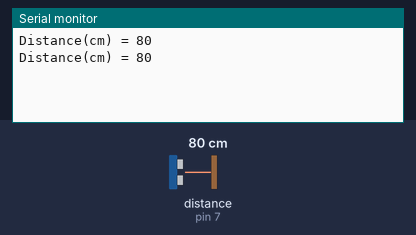
Recording of a sketch running on a simulated Arduino Uno, built with avr-gcc and run on an emulated ATmega328P. Shown: the last lines printed to the serial monitor. Wiring (inferred from the names in the program): ultrasonic range finder: trigger pin 8; echo pin 7. The inputs (shaded band) are chosen by the test bench; at power-on: distance to the obstacle (sensor on pin 7) 80 cm. The echo pulse lasts 58.3 µs per cm.

Above: at 1.8 s.
1.9 s: distance to the obstacle (sensor on pin 7) set to 2 cm
At 2.8 s:
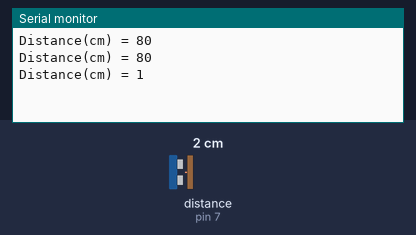
3.4 s: distance to the obstacle (sensor on pin 7) set to 4 cm
At 4.8 s:
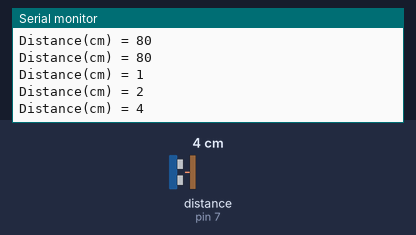
Timing chart, 0 to 6.4 s (numbered marks = the images above; inputs shaded):
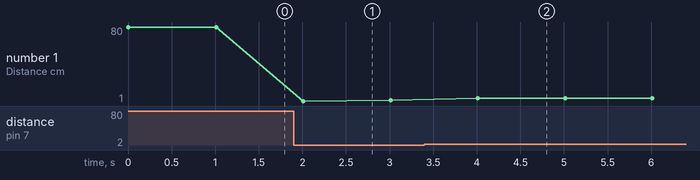

Measured:
- after the input at 1.9 s, the serial monitor: prints a new line after 0.11 s (image 1)
- after the input at 3.4 s, the serial monitor: prints a new line after 0.61 s (image 2)
- plotted number 1: 80 → 2 after the input at 1.9 s, 2 → 4 after the input at 3.4 s

The sketch:

testsensor2.ino
```cpp
int distance;
int triggerPin = 8;
int echoPin = 7;

void setup() {
  // put your setup code here, to run once:
  Serial.begin(9600);
  pinMode(triggerPin, OUTPUT);
  pinMode(echoPin, INPUT);
}

void loop() {
  // put your main code here, to run repeatedly:
  digitalWrite(triggerPin, HIGH);
  delayMicroseconds(10);
  digitalWrite(triggerPin, LOW);

  distance = pulseIn(echoPin, HIGH) / 58;
  Serial.print("Distance(cm) = ");
  Serial.println(distance);
  delay(1000);
}
```
